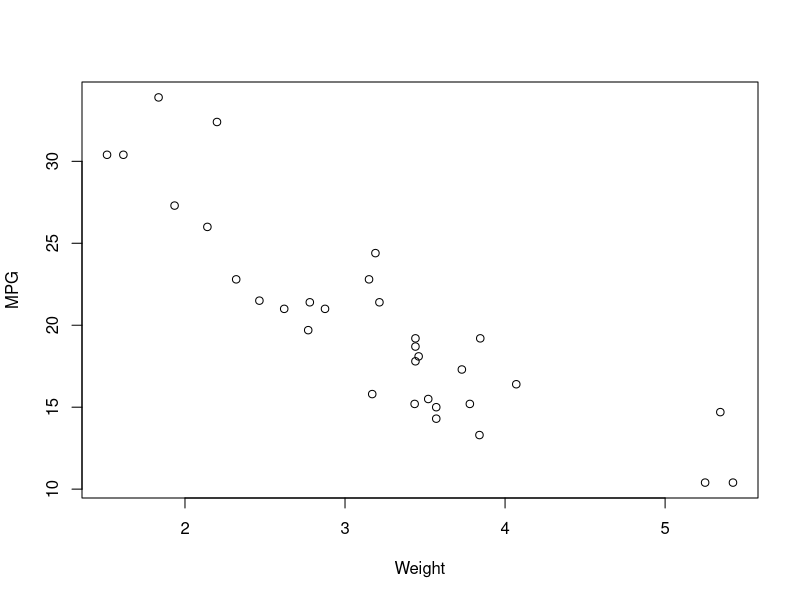
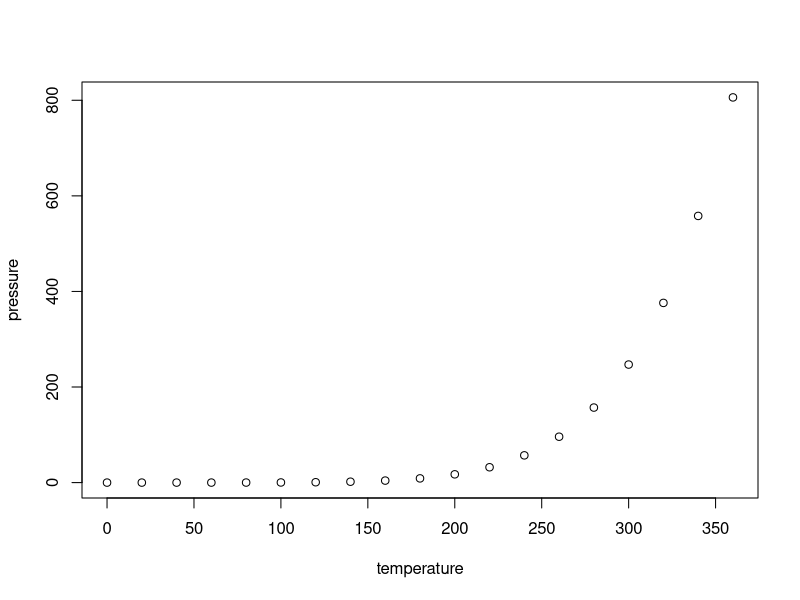

Recreate these plots in R, in order.
## ---- chunk 1
knitr::opts_chunk$set(echo = FALSE)
## ---- chunk 2
head(mtcars)
## ---- chunk 3
plot(mtcars$wt, mtcars$mpg, xlab = 'Weight', ylab = 'MPG')
## ---- chunk 4
summary(cars)
## ---- chunk 5
plot(pressure)
